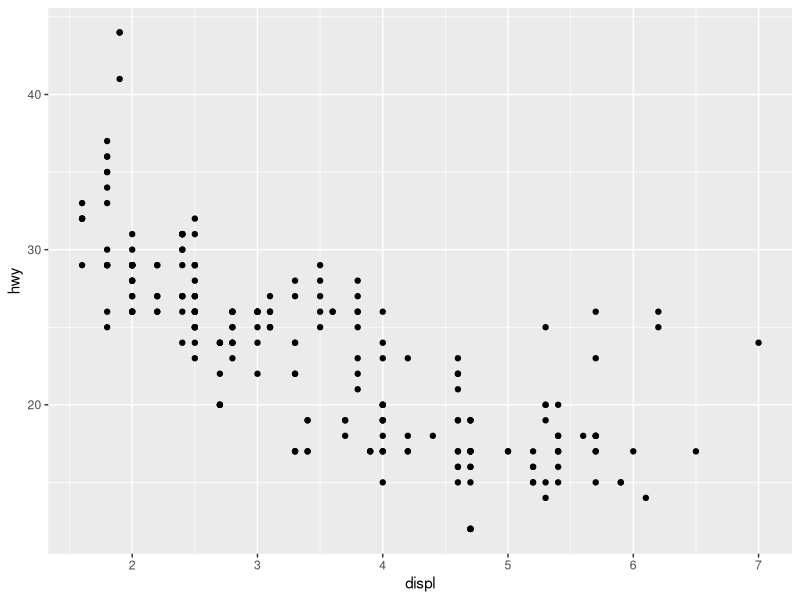
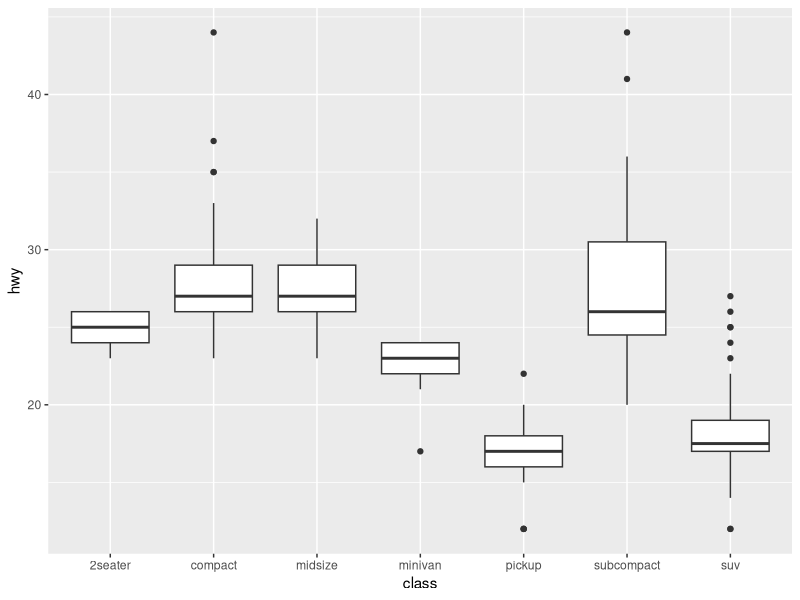
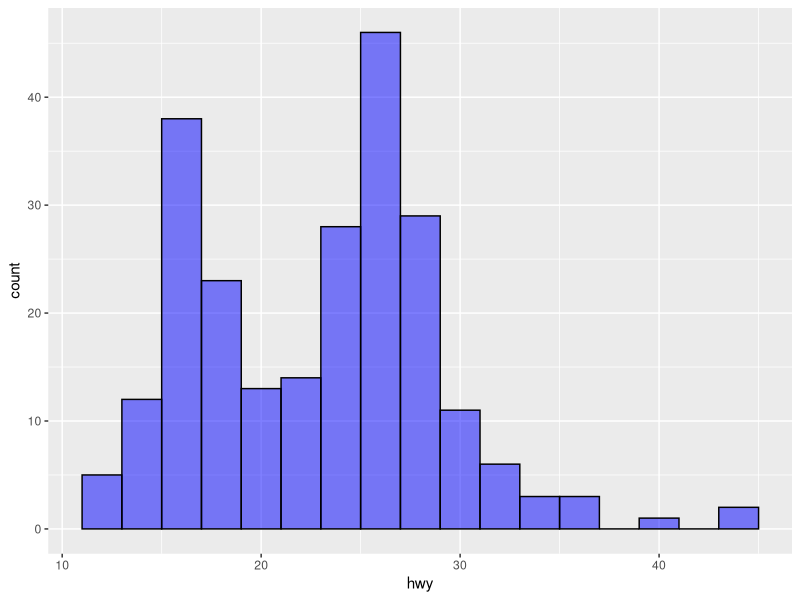
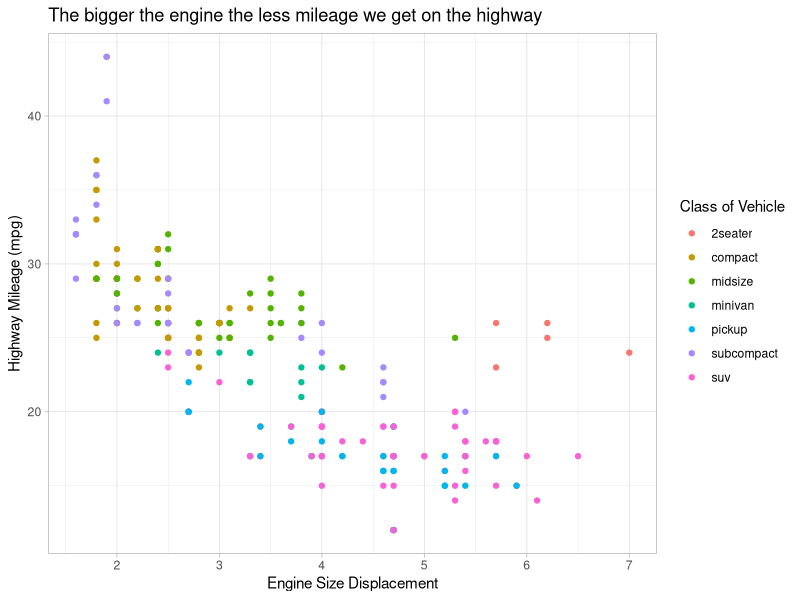
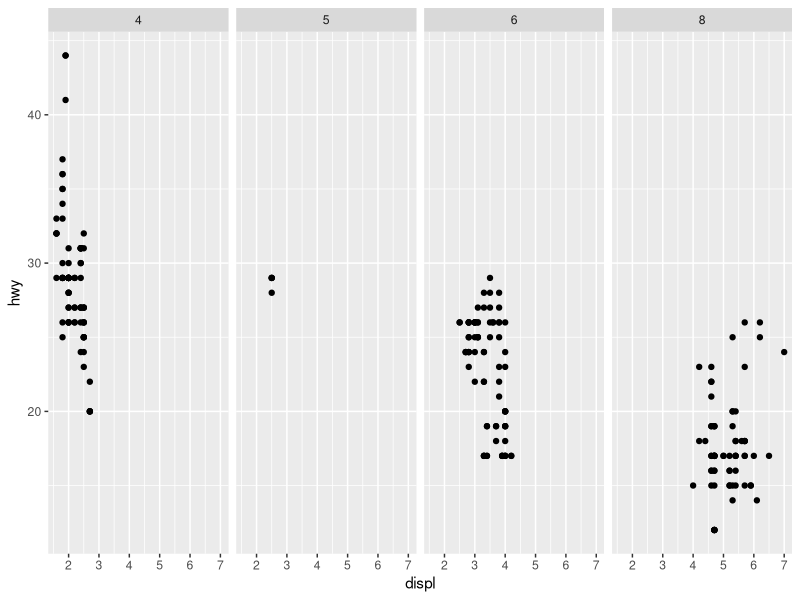
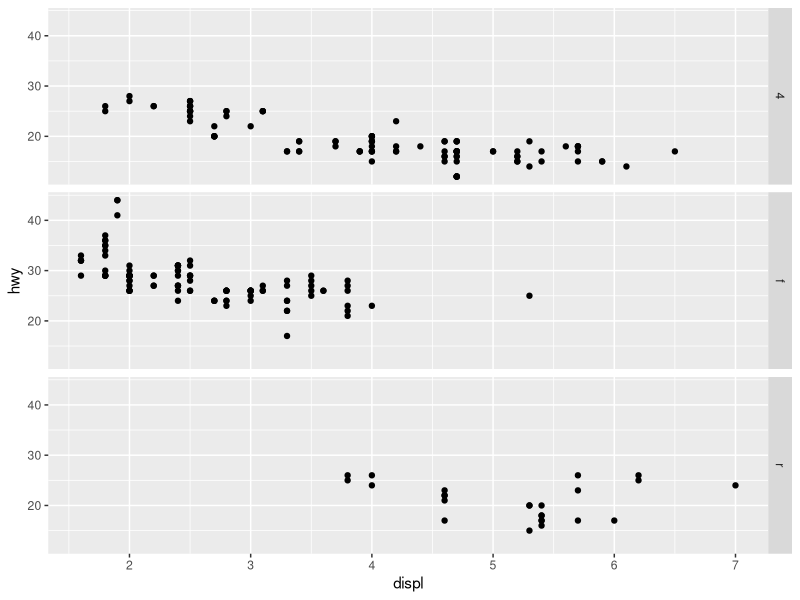
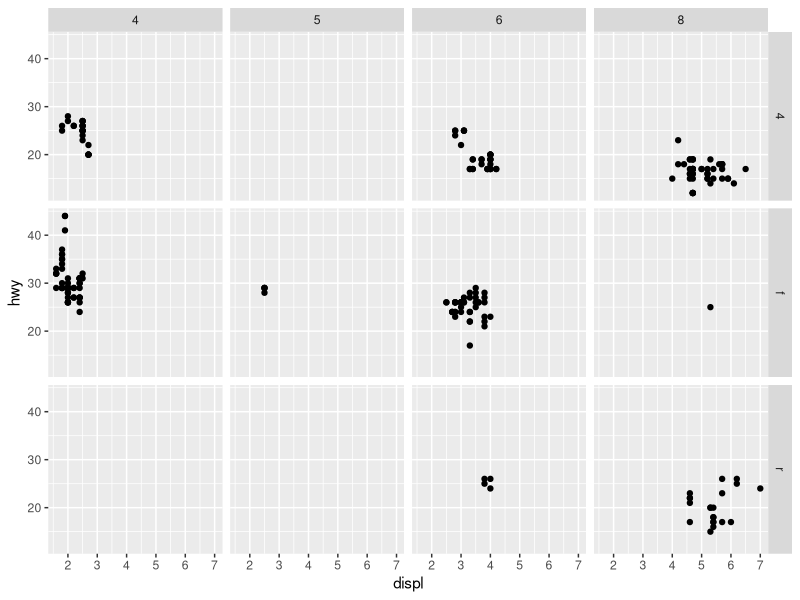
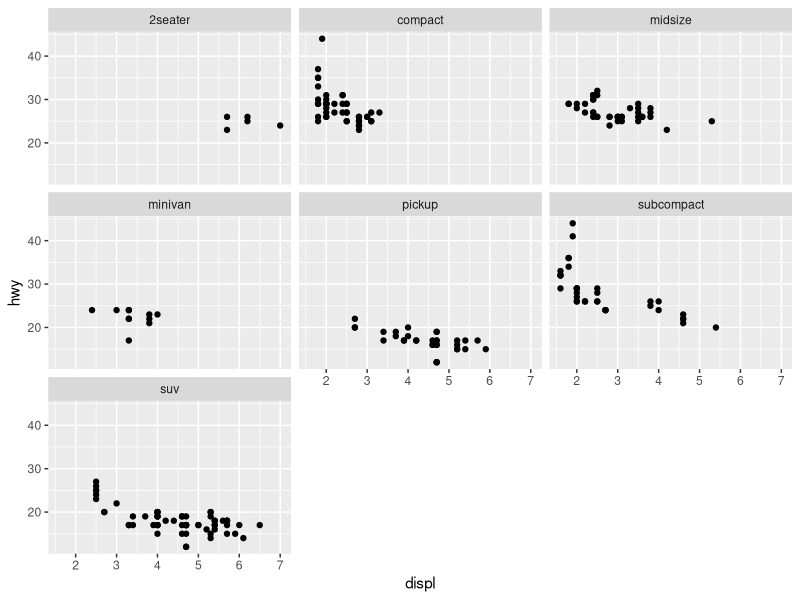

Generate these figures, in order, with R:
## ---- chunk 1
#| label: setup
#| include: false
library(tidyverse)
## ---- chunk 2
head(mpg)
## ---- chunk 3
ggplot(mpg) +
  geom_point(aes(x = displ, 
                 y = hwy))
## ---- chunk 4
ggplot(data = mpg) +
  geom_boxplot(mapping = aes(x = class, y = hwy))
## ---- chunk 5
ggplot(mpg) +
  geom_histogram(aes(x = hwy), 
                 fill = "blue",
                 alpha = 0.5,
                 binwidth = 2,
                 color = "black")
## ---- chunk 6

## ---- chunk 7
ggplot(data = mpg) +
  geom_point(mapping = aes(x = displ, 
                           y = hwy, 
                           color = class))+
  labs(x = "Engine Size Displacement",
       y = "Highway Mileage (mpg)",
       color = "Class of Vehicle",
       title = "The bigger the engine the less mileage we get on the highway") +
  theme_light()
## ---- chunk 8
# Makes a plot that the commands below will modify
q <- ggplot(mpg) + geom_point(aes(x = displ, y = hwy))

q + facet_grid(. ~ cyl)
q + facet_grid(drv ~ .)
q + facet_grid(drv ~ cyl)
q + facet_wrap(~ class)
## ---- chunk 9
ggplot(mpg) +
  geom_bar(aes(x = class, 
               fill = drv),
           position = position_dodge()) +
  labs(x = "Class of Vehicle",
       y = "Number of Vehicles in Sample",
       fill = "Type of Drive") +
  theme_bw()
## ---- chunk 10
#| label: plot-with-displ-hwy-class
ggplot(mpg, aes(x = displ, y = hwy)) + 
  geom_point(aes(color = class)) +
  geom_smooth(color = "black", 
              se = FALSE,
              method = "lm") +
  scale_color_viridis_d()

#ggsave("example.jpg", width = 6, height = 4)
